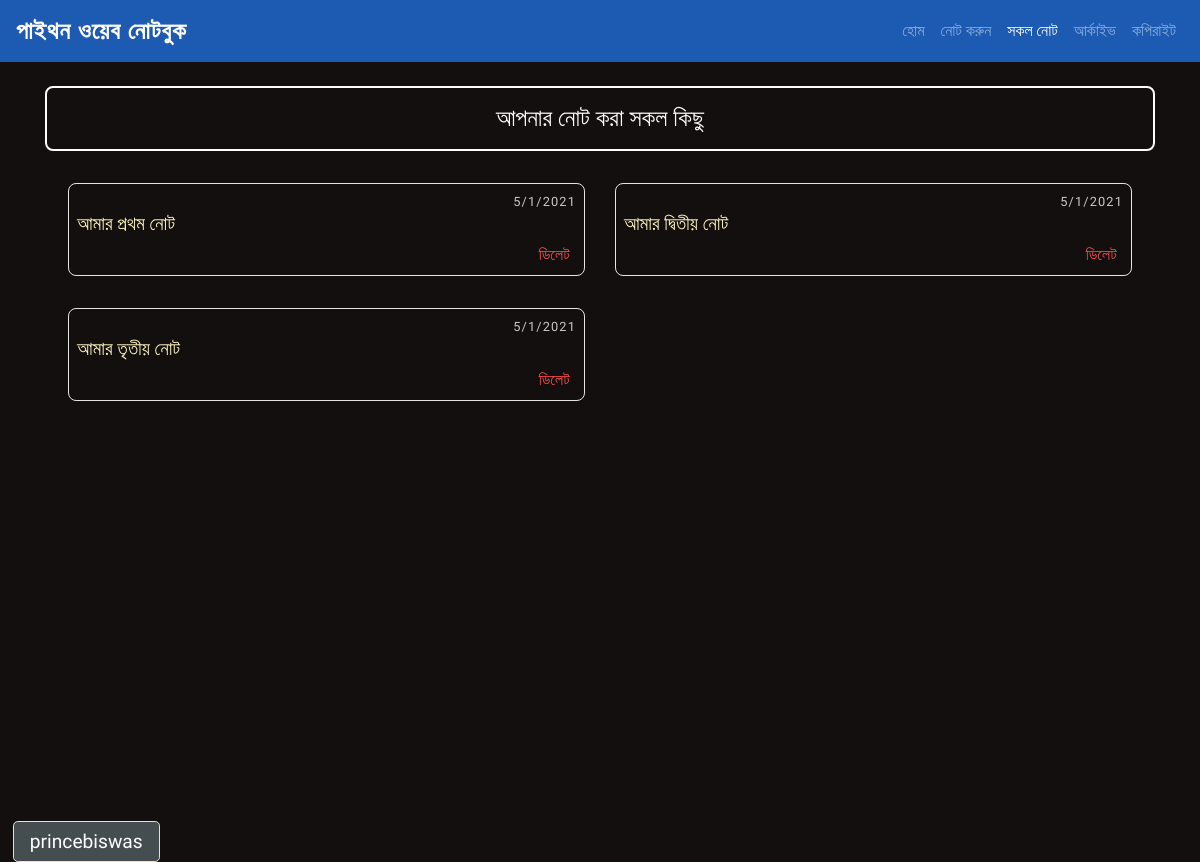
Screenshot of /all/ (signed in) with the database file from the repository.
### todoapp/models.py (models this page shows)
class Notes(models.Model):
    user = models.ForeignKey(to=User, on_delete=models.CASCADE)
    title = models.CharField(max_length=254)
    note = models.TextField()
    archive = models.IntegerField(default='0')
    date = models.CharField( max_length=50)

### todoapp/views.py (the view)
# urls.py: path('all/', views.all, name="all"),
@login_required(login_url='loginpage')
def all(request):
    userdata = request.user
    if request.user.is_authenticated:
        notesdata = Notes.objects.filter(user=userdata)
    count = Notes.objects.filter(user=userdata).count()
    diction = {'notesdata':notesdata,  'count':count}
    return render(request, 'todoapp/all.html', context=diction)

### templates/todoapp/all.html (shortened to what this page needs)
{% extends 'todoapp/base.html' %}
{% block allactive %}
    active
{% endblock allactive %}
{% load static %}
{% block bodycontent %}
<section class="section1">
    <div class="container section section1"><br>
        <h5 class="text-center headinghome mb-3">আপনার নোট করা সকল কিছু</h5>
        {% if notesdata %}
        <div class="row marginrow">
            {% for notesdata in notesdata %}
                <div class="col-md-6 col-sm-12 ">
                    <div class="all_notes_home">
                        <p class="datetext">{{ notesdata.date }}</p>
                        <h5><a href="{% url 'view_update' notesdata.id %}">{{notesdata.title}}</a></h5>
                        <div class="text-right">
                            <p class="d-inline text-right">
                                <span><form action="{% url 'all_delete_data' notesdata.id %}" method="POST" class="d-inline">{% csrf_token %}
                                    <button class="mydelete">ডিলেট</button>
                                </form></span>
                            </p>
                        </div>
                    </div>
                </div>
            {% endfor %}
        </div>
        {% else %}
        <div class="container">
            <h5 class="all_notes_home2">কোনো নোট নেই। </h5>
        </div>
        {% endif %}
    </div>
</section>
{% endblock bodycontent %}

### templates/todoapp/base.html (shortened to what this page needs)
{% load static  %}
<!DOCTYPE html>
<html lang="en">
<head>
    <link rel="stylesheet" href="https://stackpath.bootstrapcdn.com/bootstrap/4.5.2/css/bootstrap.min.css">
    <link rel="stylesheet" href="https://cdnjs.cloudflare.com/ajax/libs/font-awesome/5.14.0/css/all.min.css" />
    <link rel="stylesheet" href="{%  static 'css/important_css.css'  %}">
    <link rel="stylesheet" href="{%  static 'css/style.css'  %}">
</head>
<body>
        <nav class="navbar navbar-expand-md navbar-dark bg-nav">
            <a href="{% url 'home' %}" class="navbar-brand titlelogo">পাইথন ওয়েব নোটবুক</a>
            <div class="collapse navbar-collapse" id="navbarCollapse">
                <div class="navbar-nav ml-auto">
                    <a href="{% url 'home' %}" class="nav-item nav-link
                    {% block homeactive %}
                    {% endblock homeactive %}
                        ">হোম</a>
                    <a href="{% url 'add_note' %}" class="nav-item nav-link
                    {% block add_noteactive %}
                    {% endblock add_noteactive %}
                        "> নোট করুন</a>
                    <a href="{% url 'all' %}" class="nav-item nav-link
                    {% block allactive %}
                    {% endblock allactive %}
                        ">সকল নোট</a>
                    <a href="{% url 'archivepage' %}" class="nav-item nav-link
                    {% block archivepageactive %}
                    {% endblock archivepageactive %}
                         ">আর্কাইভ</a>
                    <a href="{% url 'copyright' %}" class="nav-item nav-link
                    {% block copyrightactive %}
                    {% endblock copyrightactive %}
                        ">কপিরাইট</a>
                </div>
            </div>
        </nav>
    {% block bodycontent %}
    {% endblock bodycontent %}
    <div>
        <div class="authuser authuserst">
            <h5>{{request.user}}</h5>
        </div>
    </div>
</body>
</html>

### static/css/important_css.css (style rules this page uses)
* { margin: 0; padding: 0; }
html { scroll-behavior: smooth; }
:root { --primary-color: #f37121; --roboto: "Roboto", sans-serif; --bggrad: linear-gradient(to bottom, #dd2476, #ff512f); --bggrad2: linear-gradient(to right, #38ef7d, #11998e); }

### static/css/style.css (style rules this page uses)
* { margin: 0; padding: 0; }
p { padding: 0; margin: 0; }
body { padding: 0px; margin: 0px; font-family: 'Hind Siliguri', sans-serif; }
.bg-nav { background:#1D5AB1 !important; }
.titlelogo { font-family: 'Hind Siliguri', sans-serif; font-weight: 700; letter-spacing: 1px; color: white; font-size: 1.5rem; }
.section1 { background: rgb(20, 15, 15); color: white; min-height: 100vh; width: 100%; margin-top: 0px; }
.headinghome { margin-top: 2rem; font-size: 1.5rem; width: 100%; margin: 0 auto; border: 2px solid white; border-radius: .5rem; padding: 1rem 0rem; }
.all_notes_home { border: 0.05rem solid #e5e5e5; padding: 0px; margin: 0px; padding: .5rem; margin: 1rem 0rem; border-radius: .5rem; }
.all_notes_home h5 a { color: #fff7be; font-size: 1.2rem; padding: 0px; margin: 0px; }
.mydelete { color: #ff4c4c; margin-right: .4rem; padding: 0rem; background: none; border: 0px; }
.all_notes_home p { text-align: right; }
.marginrow { margin: 0rem .5rem; }
.datetext { font-size: .8rem; color: #c9c9c9; padding: 0px; margin: 0px; letter-spacing: .07rem; }
.authuserst { position: fixed; bottom: 0rem; color: white; left: .8rem; padding: 0; margin: 0; background: #444e51; border: 0.02rem solid wheat; border-radius: .3rem; cursor: pointer; }
.authuserst h5 { margin: 0px; padding: 0.5rem 1rem; font-size: 1.2rem; }

### rows the page displays
Notes: date "5/1/2021", title "আমার প্রথম নোট"
Notes: date "5/1/2021", title "আমার দ্বিতীয় নোট"
Notes: date "5/1/2021", title "আমার তৃতীয় নোট"

### other values shown
{{ request.user }} "princebiswas"
